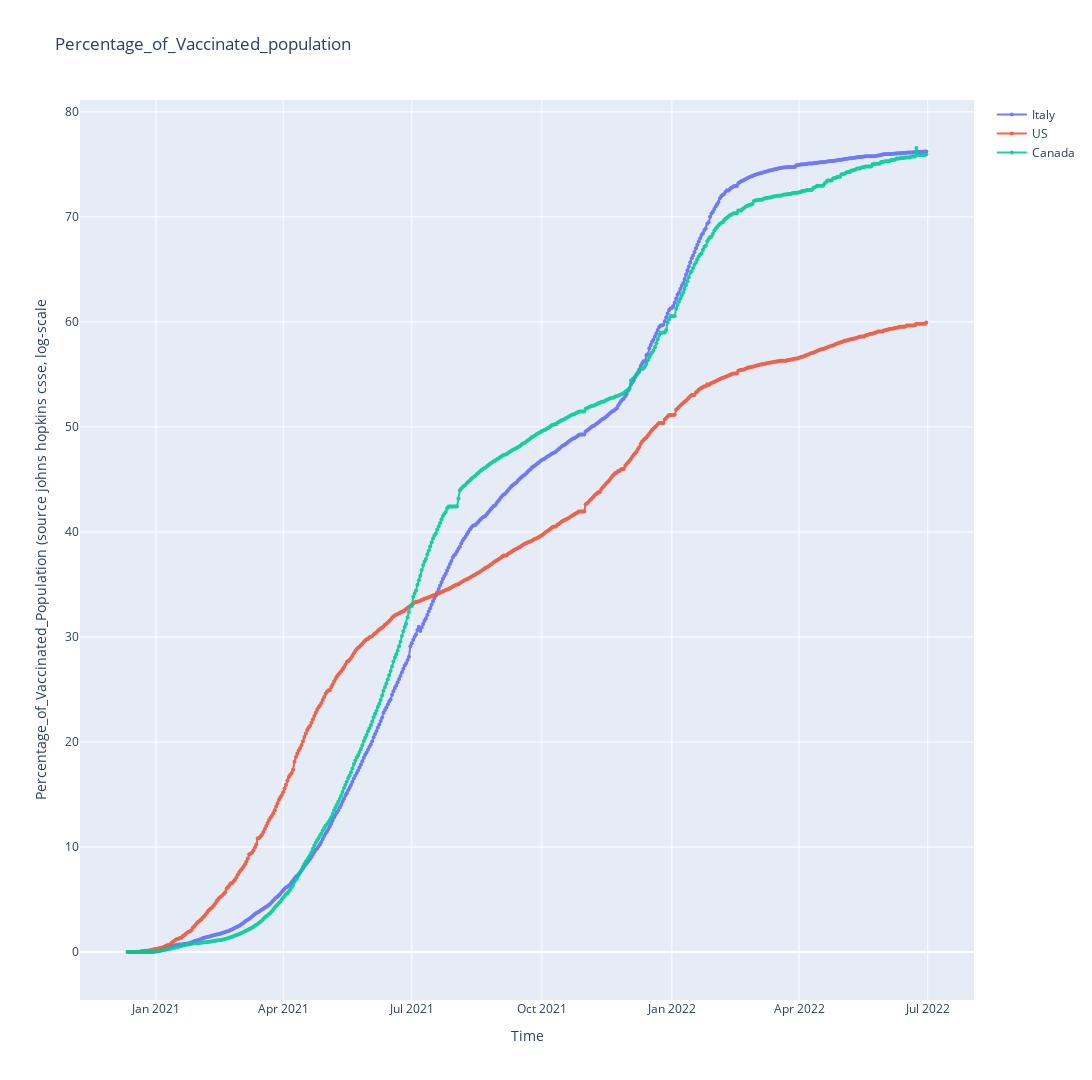

The notebook cell this image was saved under:
### Code cell
fig = go.Figure()

# definition of plotting individual trace
for each in V_countries:
    fig.add_trace(go.Scatter(x = df_Vplot.date, 
                             y = df_Vplot[each+" % vaccinated"], 
                             mode = 'markers+lines',
                             opacity =0.9,
                             name =each, 
                             line_width = 2, 
                             marker_size =4
                            )
                 )
    
# layout inputs
fig.update_layout(xaxis_title = "Time", 
                  yaxis_title = "Percentage_of_Vaccinated_Population (source johns hopkins csse, log-scale",
                  width = 1920, 
                  height = 1080)

# fig.update_yaxes(type = 'log', range = [1.1, 9])
# fig.update_layout(xaxis_rangeslider_visible = True)
# fig.show(renderer = 'chrome')
fig.update_layout(title_text="Percentage_of_Vaccinated_population")
fig.show()

### Figure 1 — Plotly figure (JSON) as saved in the notebook; plotly's stock layout.template omitted (floating-point values rounded to 4 significant figures; data arrays with more than 128 entries replaced by an {"elided": "..."} marker saying what was removed)
{"data": [{"line": {"width": 2}, "marker": {"size": 4}, "mode": "markers+lines", "name": "Italy", "opacity": 0.9, "type": "scatter", "x": {"elided": "566 str values"}, "y": {"elided": "566 float values"}}, {"line": {"width": 2}, "marker": {"size": 4}, "mode": "markers+lines", "name": "US", "opacity": 0.9, "type": "scatter", "x": {"elided": "566 str values"}, "y": {"elided": "566 float values"}}, {"line": {"width": 2}, "marker": {"size": 4}, "mode": "markers+lines", "name": "Canada", "opacity": 0.9, "type": "scatter", "x": {"elided": "566 str values"}, "y": {"elided": "566 float values"}}], "layout": {"height": 1080, "title": {"text": "Percentage_of_Vaccinated_population"}, "width": 1920, "xaxis": {"title": {"text": "Time"}}, "yaxis": {"title": {"text": "Percentage_of_Vaccinated_Population (source johns hopkins csse, log-scale"}}}}
